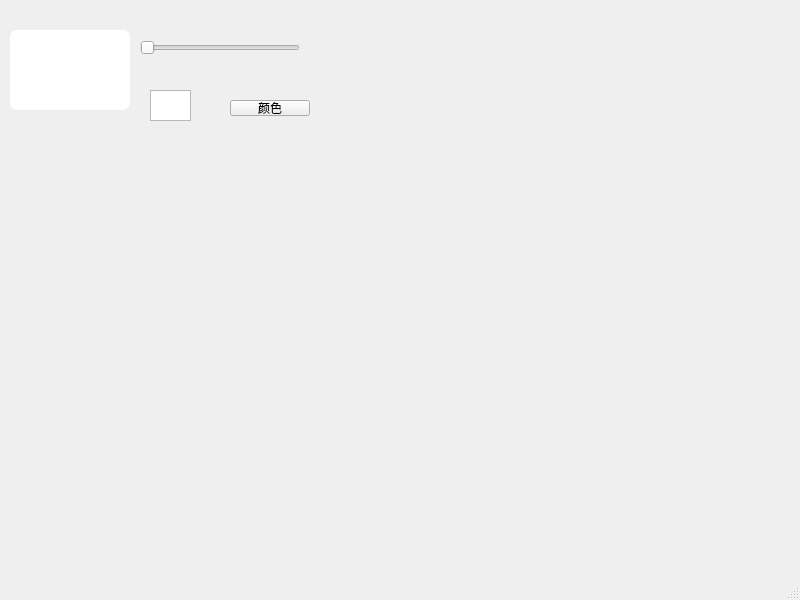
<?xml version="1.0" encoding="UTF-8"?>
<ui version="4.0">
 <class>MainWindow</class>
 <widget class="QMainWindow" name="MainWindow">
  <property name="geometry">
   <rect>
    <x>0</x>
    <y>0</y>
    <width>800</width>
    <height>600</height>
   </rect>
  </property>
  <property name="windowTitle">
   <string>MainWindow</string>
  </property>
  <widget class="QWidget" name="centralwidget">
   <property name="styleSheet">
    <string notr="true"/>
   </property>
   <widget class="QSlider" name="m_pSliderOpacity">
    <property name="geometry">
     <rect>
      <x>140</x>
      <y>40</y>
      <width>160</width>
      <height>16</height>
     </rect>
    </property>
    <property name="maximum">
     <number>10</number>
    </property>
    <property name="orientation">
     <enum>Qt::Horizontal</enum>
    </property>
   </widget>
   <widget class="QLabel" name="m_pLbColor">
    <property name="geometry">
     <rect>
      <x>150</x>
      <y>100</y>
      <width>35</width>
      <height>10</height>
     </rect>
    </property>
    <property name="text">
     <string/>
    </property>
   </widget>
   <widget class="QGraphicsView" name="m_pGraphicViewColor">
    <property name="geometry">
     <rect>
      <x>150</x>
      <y>90</y>
      <width>41</width>
      <height>31</height>
     </rect>
    </property>
   </widget>
   <widget class="QPushButton" name="pushButton">
    <property name="geometry">
     <rect>
      <x>230</x>
      <y>100</y>
      <width>80</width>
      <height>16</height>
     </rect>
    </property>
    <property name="text">
     <string>颜色</string>
    </property>
   </widget>
   <widget class="popup" name="m_pWdt1" native="true">
    <property name="geometry">
     <rect>
      <x>70</x>
      <y>140</y>
      <width>120</width>
      <height>80</height>
     </rect>
    </property>
   </widget>
   <widget class="popup" name="m_pWdt2" native="true">
    <property name="geometry">
     <rect>
      <x>220</x>
      <y>140</y>
      <width>120</width>
      <height>80</height>
     </rect>
    </property>
    <property name="styleSheet">
     <string notr="true"/>
    </property>
   </widget>
   <widget class="QWidget" name="widget" native="true">
    <property name="geometry">
     <rect>
      <x>10</x>
      <y>30</y>
      <width>120</width>
      <height>80</height>
     </rect>
    </property>
    <property name="styleSheet">
     <string notr="true">
	border:1px solid #FFFFFF;
	border-radius:7px;
	background-color:#FFFFFF;
</string>
    </property>
   </widget>
  </widget>
  <widget class="QMenuBar" name="menubar">
   <property name="geometry">
    <rect>
     <x>0</x>
     <y>0</y>
     <width>800</width>
     <height>17</height>
    </rect>
   </property>
  </widget>
  <widget class="QStatusBar" name="statusbar"/>
 </widget>
 <customwidgets>
  <customwidget>
   <class>popup</class>
   <extends>QWidget</extends>
   <header location="global">widgets/popup.h</header>
   <container>1</container>
  </customwidget>
 </customwidgets>
 <resources/>
 <connections/>
</ui>
